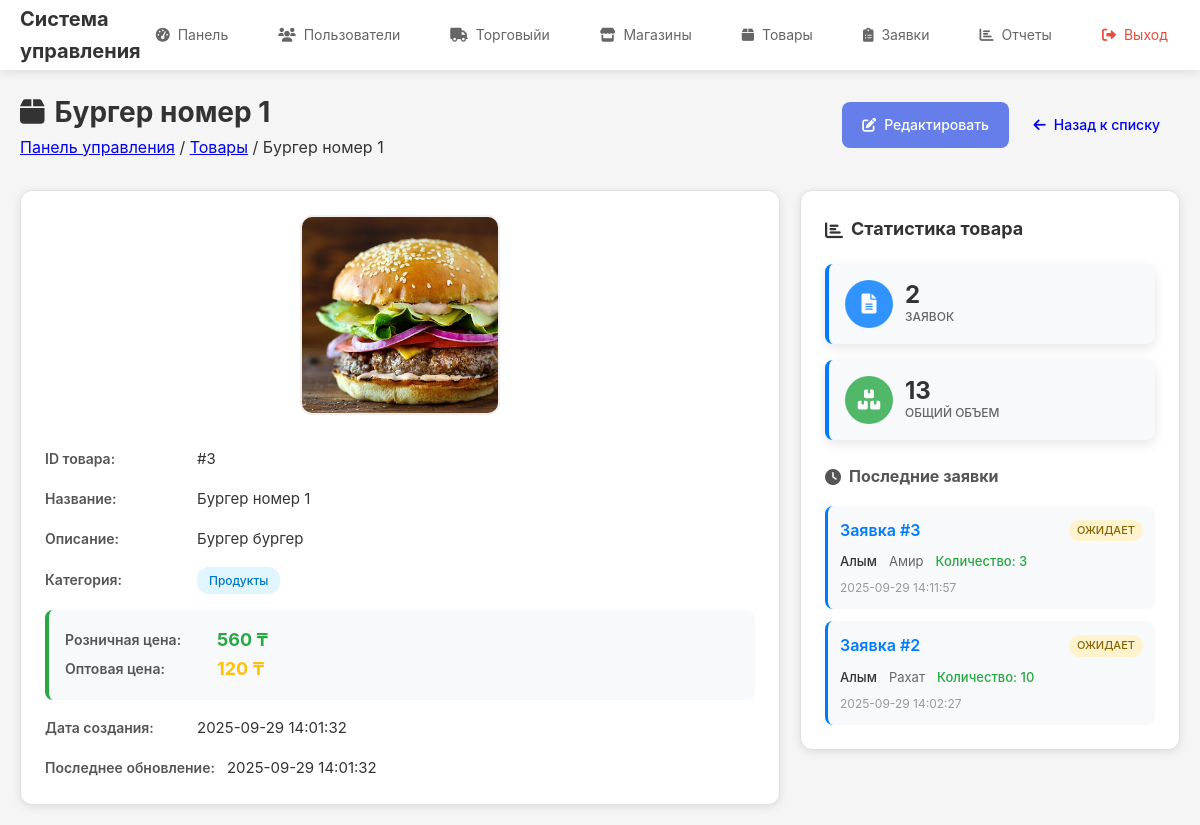
Page /admin/products/3 (signed in) on the committed database.
### tables this page shows
CREATE TABLE products (
            id INTEGER PRIMARY KEY AUTOINCREMENT,
            category_id INTEGER,
            name TEXT NOT NULL,
            description TEXT,
            price DECIMAL(10,2) NOT NULL,
            wholesale_price DECIMAL(10,2),
            image_url TEXT,
            created_at TIMESTAMP DEFAULT CURRENT_TIMESTAMP,
            updated_at TIMESTAMP DEFAULT CURRENT_TIMESTAMP,
            FOREIGN KEY (category_id) REFERENCES categories (id)
        );

CREATE TABLE categories (
            id INTEGER PRIMARY KEY AUTOINCREMENT,
            name TEXT NOT NULL,
            description TEXT,
            created_at TIMESTAMP DEFAULT CURRENT_TIMESTAMP,
            updated_at TIMESTAMP DEFAULT CURRENT_TIMESTAMP
        );

CREATE TABLE request_items (
            id INTEGER PRIMARY KEY AUTOINCREMENT,
            request_id INTEGER NOT NULL,
            product_id INTEGER NOT NULL,
            quantity INTEGER NOT NULL,
            FOREIGN KEY (request_id) REFERENCES requests (id),
            FOREIGN KEY (product_id) REFERENCES products (id)
        );

CREATE TABLE requests (
            id INTEGER PRIMARY KEY AUTOINCREMENT,
            shop_id INTEGER NOT NULL,
            supplier_id INTEGER NOT NULL,
            status TEXT DEFAULT 'pending' CHECK (status IN ('pending', 'processing', 'completed')),
            created_at TIMESTAMP DEFAULT CURRENT_TIMESTAMP,
            updated_at TIMESTAMP DEFAULT CURRENT_TIMESTAMP,
            FOREIGN KEY (shop_id) REFERENCES shops (id),
            FOREIGN KEY (supplier_id) REFERENCES suppliers (id)
        );

CREATE TABLE suppliers (
            id INTEGER PRIMARY KEY AUTOINCREMENT,
            user_id INTEGER NOT NULL,
            name TEXT NOT NULL,
            info TEXT,
            created_at TIMESTAMP DEFAULT CURRENT_TIMESTAMP,
            updated_at TIMESTAMP DEFAULT CURRENT_TIMESTAMP,
            FOREIGN KEY (user_id) REFERENCES users (id)
        );

CREATE TABLE shops (
            id INTEGER PRIMARY KEY AUTOINCREMENT,
            supplier_id INTEGER NOT NULL,
            name TEXT NOT NULL,
            info TEXT,
            created_at TIMESTAMP DEFAULT CURRENT_TIMESTAMP,
            updated_at TIMESTAMP DEFAULT CURRENT_TIMESTAMP, business_type TEXT DEFAULT 'ИП',
            FOREIGN KEY (supplier_id) REFERENCES suppliers (id)
        );

### app/routes/admin.py (the view)
@admin_bp.route('/products/<int:product_id>')
@login_required
@admin_required
def product_detail(product_id):
    product = Product.get_by_id(product_id)
    if not product:
        flash('Товар не найден', 'error')
        return redirect(url_for('admin.products'))
    db = get_db()
    requests_count = db.execute(
        '''SELECT COUNT(DISTINCT r.id)
           FROM requests r
           JOIN request_items ri ON r.id = ri.request_id
           WHERE ri.product_id = ?''',
        (product_id,)
    ).fetchone()[0]
    total_quantity = db.execute(
        '''SELECT COALESCE(SUM(ri.quantity), 0)
           FROM request_items ri
           WHERE ri.product_id = ?''',
        (product_id,)
    ).fetchone()[0]
    recent_requests = db.execute(
        '''SELECT r.id, r.status, r.created_at, s.name as supplier_name,
                  ri.quantity, shop.name as shop_name
           FROM requests r
           JOIN request_items ri ON r.id = ri.request_id
           JOIN shops shop ON r.shop_id = shop.id
           JOIN suppliers s ON shop.supplier_id = s.id
           WHERE ri.product_id = ?
           ORDER BY r.created_at DESC
           LIMIT 10''',
        (product_id,)
    ).fetchall()
    stats = {
        'requests_count': requests_count,
        'total_quantity': total_quantity,
        'recent_requests': recent_requests
    }
    return render_template('admin/product_detail.html', product=product, stats=stats)

### app/models.py (called while the page is built)
def get_db() -> sqlite3.Connection:
    if 'db' not in g:
        database_path = current_app.config.get('DATABASE', 'app.db')
        g.db = sqlite3.connect(database_path)
        g.db.row_factory = sqlite3.Row
    return g.db

    @staticmethod
    def get_by_id(user_id: int) -> Optional['User']:
        db = get_db()
        user = db.execute(
            'SELECT * FROM users WHERE id = ?', (user_id,)
        ).fetchone()
        if user:
            return User(
                id=user['id'],
                email=user['email'],
                password=user['password'],
                role=user['role'],
                created_at=user['created_at'],
                updated_at=user['updated_at']
            )
        return None

    @staticmethod
    def get_by_id(product_id):
        db = get_db()
        product = db.execute(
            '''SELECT p.*, c.name as category_name
               FROM products p
               LEFT JOIN categories c ON p.category_id = c.id
               WHERE p.id = ?''',
            (product_id,)
        ).fetchone()
        return product

### app/routes/admin.py (called while the page is built)
def admin_required(f: Any) -> Any:
    @wraps(f)
    def decorated_function(*args: Any, **kwargs: Any) -> Any:
        if not current_user.is_authenticated or current_user.role != 'admin':
            flash('Доступ запрещен', 'error')
            return redirect(url_for('auth.login'))
        return f(*args, **kwargs)
    return decorated_function

### app/templates/admin/product_detail.html (shortened to what this page needs)
{% extends "base.html" %}
{% block content %}
<div class="content-header">
    <div class="header-left">
        <h1><i class="fas fa-box"></i> {{ product.name }}</h1>
        <nav class="breadcrumb">
            <a href="{{ url_for('admin.dashboard') }}">Панель управления</a>
            <span>/</span>
            <a href="{{ url_for('admin.products') }}">Товары</a>
            <span>/</span>
            <span>{{ product.name }}</span>
        </nav>
    </div>
    <div class="header-actions">
        <a href="{{ url_for('admin.edit_product', product_id=product.id) }}" class="btn btn-primary">
            <i class="fas fa-edit"></i> Редактировать
        </a>
        <a href="{{ url_for('admin.products') }}" class="btn btn-outline">
            <i class="fas fa-arrow-left"></i> Назад к списку
        </a>
    </div>
</div>
<div class="detail-container">
    <div class="main-info">
        <div class="product-card">
            <div class="product-image">
                {% if product.image_url %}
                <img src="{{ product.image_url }}" alt="{{ product.name }}" class="product-image-large">
                {% else %}
                <div class="no-image-placeholder-large">
                    <i class="fas fa-image"></i>
                    <span>Нет изображения</span>
                </div>
                {% endif %}
            </div>
            <div class="product-info">
                <div class="info-group">
                    <label>ID товара:</label>
                    <span class="value">#{{ product.id }}</span>
                </div>
                <div class="info-group">
                    <label>Название:</label>
                    <span class="value">{{ product.name }}</span>
                </div>
                {% if product.description %}
                <div class="info-group">
                    <label>Описание:</label>
                    <span class="value">{{ product.description }}</span>
                </div>
                {% endif %}
                <div class="info-group">
                    <label>Категория:</label>
                    {% if product.category_name %}
                    <span class="category-badge">{{ product.category_name }}</span>
                    {% else %}
                    <span class="category-badge no-category">Без категории</span>
                    {% endif %}
                </div>
                <div class="price-info">
                    <div class="info-group">
                        <label>Розничная цена:</label>
                        <span class="price-value">{{ "%.0f"|format(product.price) }} ₸</span>
                    </div>
                    {% if product.wholesale_price %}
                    <div class="info-group">
                        <label>Оптовая цена:</label>
                        <span class="price-value wholesale">{{ "%.0f"|format(product.wholesale_price) }} ₸</span>
                    </div>
                    {% endif %}
                </div>
                <div class="info-group">
                    <label>Дата создания:</label>
                    <span class="value">{{ product.created_at }}</span>
                </div>
                {% if product.updated_at %}
                <div class="info-group">
                    <label>Последнее обновление:</label>
                    <span class="value">{{ product.updated_at }}</span>
                </div>
                {% endif %}
            </div>
        </div>
    </div>
    <div class="statistics">
        <h3><i class="fas fa-chart-bar"></i> Статистика товара</h3>
        <div class="stats-grid">
            <div class="stat-card">
                <div class="stat-icon requests">
                    <i class="fas fa-file-alt"></i>
                </div>
                <div class="stat-info">
                    <span class="stat-value">{{ stats.requests_count }}</span>
                    <span class="stat-label">Заявок</span>
                </div>
            </div>
            <div class="stat-card">
                <div class="stat-icon quantity">
                    <i class="fas fa-boxes"></i>
                </div>
                <div class="stat-info">
                    <span class="stat-value">{{ stats.total_quantity }}</span>
                    <span class="stat-label">Общий объем</span>
                </div>
            </div>
        </div>
        {% if stats.recent_requests %}
        <div class="recent-requests">
            <h4><i class="fas fa-clock"></i> Последние заявки</h4>
            <div class="requests-list">
                {% for req in stats.recent_requests %}
                <div class="request-item">
                    <div class="request-info">
                        <div class="request-header">
                            <a href="{{ url_for('admin.request_detail', request_id=req.id) }}" class="request-link">
                                Заявка #{{ req.id }}
                            </a>
                            <span class="request-status status-{{ req.status }}">
                                {{ req.status|replace('pending', 'Ожидает')|replace('processed', 'Обработана')|replace('cancelled', 'Отменена') }}
                            </span>
                        </div>
                        <div class="request-details">
                            <span class="company">{{ req.supplier_name }}</span>
                            <span class="shop">{{ req.shop_name }}</span>
                            <span class="quantity">Количество: {{ req.quantity }}</span>
                        </div>
                        <div class="request-date">{{ req.created_at }}</div>
                    </div>
                </div>
                {% endfor %}
            </div>
        </div>
        {% else %}
        <div class="no-requests">
            <i class="fas fa-inbox"></i>
            <p>Заявок на этот товар пока не было</p>
        </div>
        {% endif %}
    </div>
</div>
{% endblock %}

### app/templates/base.html (shortened to what this page needs)
<!DOCTYPE html>
<html lang="ru">
<head>
    <link rel="stylesheet" href="{{ url_for('static', filename='css/style.css') }}">
    <link href="https://cdnjs.cloudflare.com/ajax/libs/font-awesome/6.0.0/css/all.min.css" rel="stylesheet">
</head>
<body>
    {% if current_user.is_authenticated %}
    <nav class="navbar">
        <div class="nav-container">
            <div class="nav-brand">
                <h2>Система управления</h2>
            </div>
            <div class="nav-menu" id="nav-menu">
                {% if current_user.role == 'admin' %}
                <a href="{{ url_for('admin.dashboard') }}" class="nav-link">
                    <i class="fas fa-tachometer-alt"></i> Панель
                </a>
                <a href="{{ url_for('admin.users') }}" class="nav-link">
                    <i class="fas fa-users"></i> Пользователи
                </a>
                <a href="{{ url_for('admin.suppliers') }}" class="nav-link">
                    <i class="fas fa-truck"></i> Торговыйи
                </a>
                <a href="{{ url_for('admin.shops') }}" class="nav-link">
                    <i class="fas fa-store"></i> Магазины
                </a>
                <a href="{{ url_for('admin.products') }}" class="nav-link">
                    <i class="fas fa-box"></i> Товары
                </a>
                <a href="{{ url_for('admin.requests') }}" class="nav-link">
                    <i class="fas fa-clipboard-list"></i> Заявки
                </a>
                <a href="{{ url_for('admin.reports') }}" class="nav-link">
                    <i class="fas fa-chart-bar"></i> Отчеты
                </a>
                {% endif %}
                <a href="{{ url_for('auth.logout') }}" class="nav-link logout">
                    <i class="fas fa-sign-out-alt"></i> Выход
                </a>
            </div>
        </div>
    </nav>
    {% endif %}
    <main class="main-content">
        {% block content %}{% endblock %}
    </main>
</body>
</html>

### app/static/css/style.css (style rules this page uses)
* { margin: 0; padding: 0; box-sizing: border-box; }
body { font-family: -apple-system, BlinkMacSystemFont, 'Segoe UI', Roboto, sans-serif; line-height: 1.6; color: #333; background-color: #f5f5f5; }
.navbar { background: white; box-shadow: 0 2px 10px rgba(0, 0, 0, 0.1); position: fixed; top: 0; width: 100%; z-index: 1000; }
.nav-container { max-width: 1200px; margin: 0 auto; padding: 0 20px; display: flex; justify-content: space-between; align-items: center; height: 70px; }
.nav-brand h2 { color: #333; font-size: 20px; }
.nav-menu { display: flex; gap: 20px; align-items: center; }
.nav-link { color: #666; text-decoration: none; padding: 10px 15px; border-radius: 6px; transition: all 0.3s ease; display: flex; align-items: center; gap: 8px; font-size: 14px; }
.nav-link.logout { color: #e74c3c; }
.main-content { margin-top: 70px; padding: 20px; max-width: 1200px; margin-left: auto; margin-right: auto; }
.content-header { display: flex; justify-content: space-between; align-items: center; margin-bottom: 30px; flex-wrap: wrap; gap: 15px; }
.content-header h1 { color: #333; font-size: 28px; display: flex; align-items: center; gap: 10px; }
.stats-grid { display: grid; grid-template-columns: repeat(auto-fit, minmax(200px, 1fr)); gap: 20px; margin-bottom: 40px; }
.stat-card { background: white; padding: 25px; border-radius: 12px; box-shadow: 0 4px 12px rgba(0, 0, 0, 0.1); display: flex; align-items: center; gap: 20px; transition: transform 0.3s ease; }
.stat-icon { font-size: 36px; color: #667eea; opacity: 0.8; }
.btn { display: inline-flex; align-items: center; gap: 8px; padding: 12px 20px; border: none; border-radius: 8px; text-decoration: none; font-size: 14px; font-weight: 500; cursor: pointer; transition: all 0.3s ease; text-align: center; }
.btn-primary { background-color: #667eea; color: white; }

### rows in the picture
products: name "Бургер номер 1", image_url (picture), id "3", description "Бургер бургер", price "560", wholesale_price "120", created_at "2025-09-29 14:01:32", updated_at "2025-09-29 14:01:32"
categories: category_name "Продукты"
request_items: id "3", status "ОЖИДАЕТ", supplier_name "Алым", shop_name "Амир", quantity "3", created_at "2025-09-29 14:11:57"
request_items: id "2", status "ОЖИДАЕТ", supplier_name "Алым", shop_name "Рахат", quantity "10", created_at "2025-09-29 14:02:27"

### other values in the picture
{{ stats.requests_count }} "2"
{{ stats.total_quantity }} "13"
